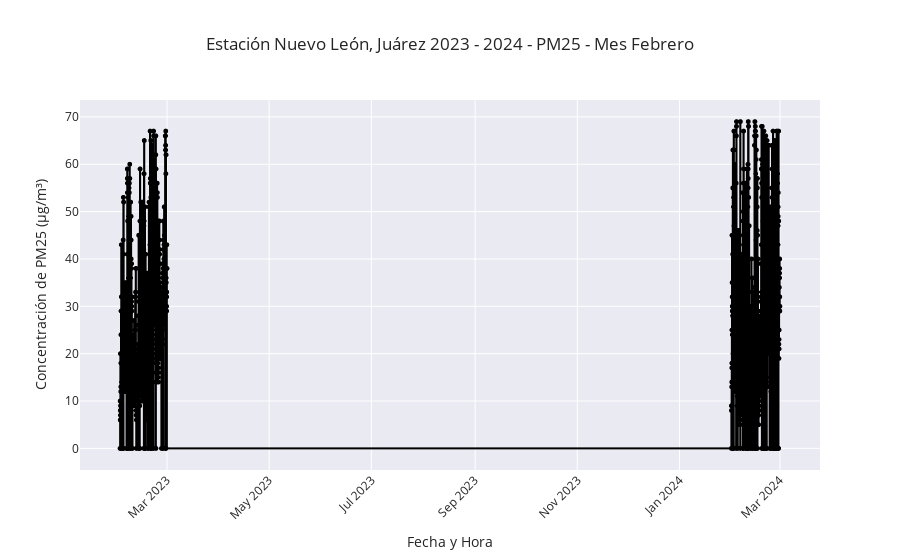

Notebook source saved alongside this figure:
### Markdown cell above
### Ya se puede usar directamente

### Code cell
# generar_grafico(data, 'SO2', 'NL_Cadereyta2024',12)
generar_grafico(loaded_data, 'PM25', 'NL_Juarez23-24',2, año=None)

### Figure 1 — Plotly figure (JSON) as saved in the notebook; plotly's stock layout.template omitted (floating-point values rounded to 4 significant figures; data arrays with more than 128 entries replaced by an {"elided": "..."} marker saying what was removed)
{"data": [{"hovertemplate": "Fecha y Hora=%{x}<br>PM25 (µg/m³)=%{y}<extra></extra>", "legendgroup": "", "line": {"color": "black", "dash": "solid", "shape": "vh", "width": 2}, "marker": {"size": 5, "symbol": "circle"}, "mode": "lines+markers", "name": "", "showlegend": false, "type": "scattergl", "x": {"elided": "1368 str values"}, "xaxis": "x", "y": {"elided": "1368 int values"}, "yaxis": "y"}], "layout": {"legend": {"tracegroupgap": 0}, "title": {"text": " Estación Nuevo León, Juárez 2023 - 2024 - PM25 - Mes Febrero"}, "xaxis": {"anchor": "y", "domain": [0, 1], "tickangle": -45, "title": {"text": "Fecha y Hora"}}, "yaxis": {"anchor": "x", "domain": [0, 1], "title": {"text": "Concentración de PM25 (µg/m³)"}}}}
